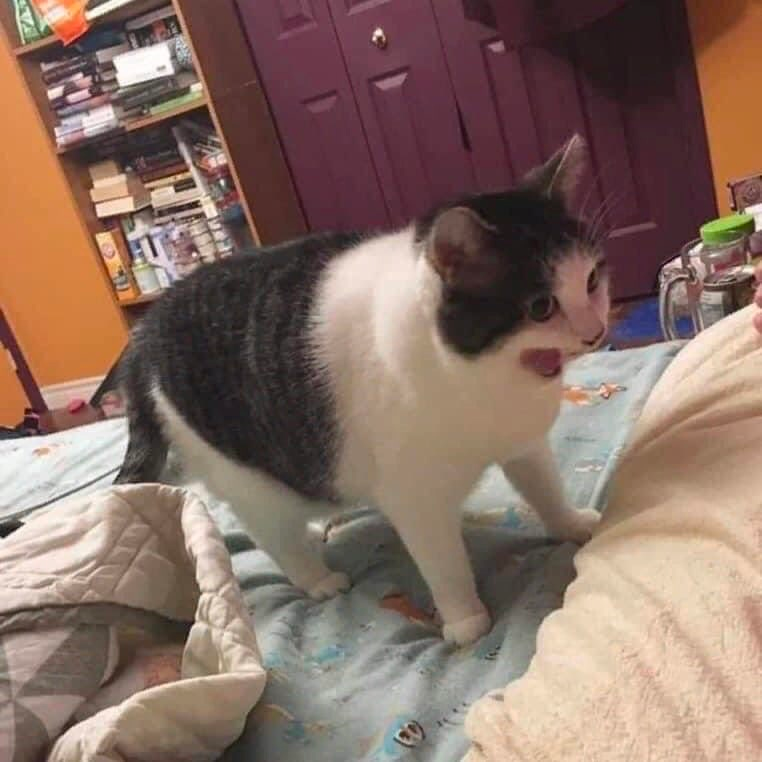
#> input picture samples/img.png, 762 x 762 px
$ python canny_edges.py ../samples/img.png
#> lines starting #> are read from the running program, lines starting #| are printed output that depends on the picture
import cv2
import sys

input_path = sys.argv[1]

img = cv2.imread(input_path, cv2.IMREAD_GRAYSCALE)
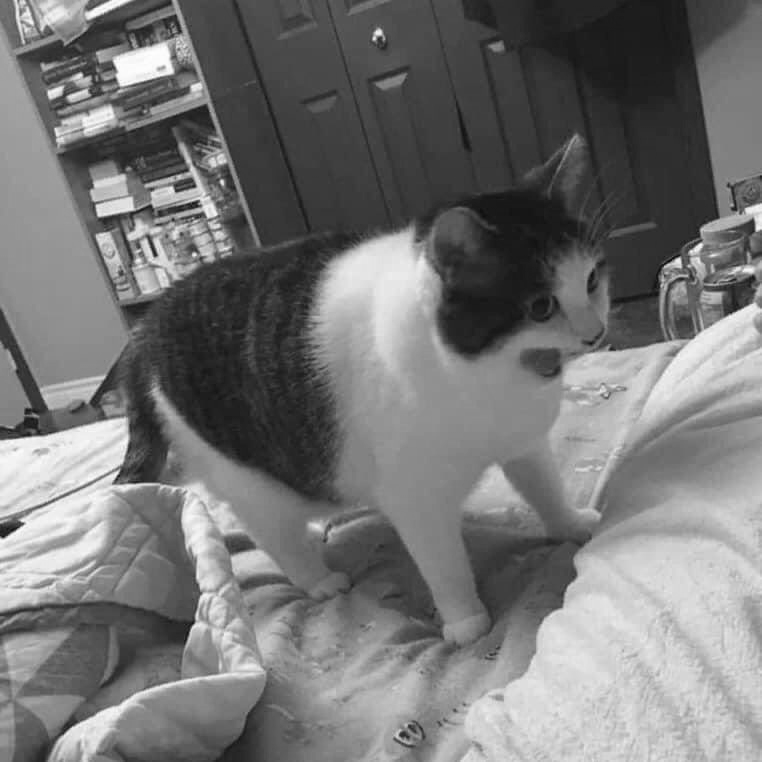
#> img: shape (762, 762); min 9, max 254, mean 117.2
edges = cv2.Canny(img, 100, 200)
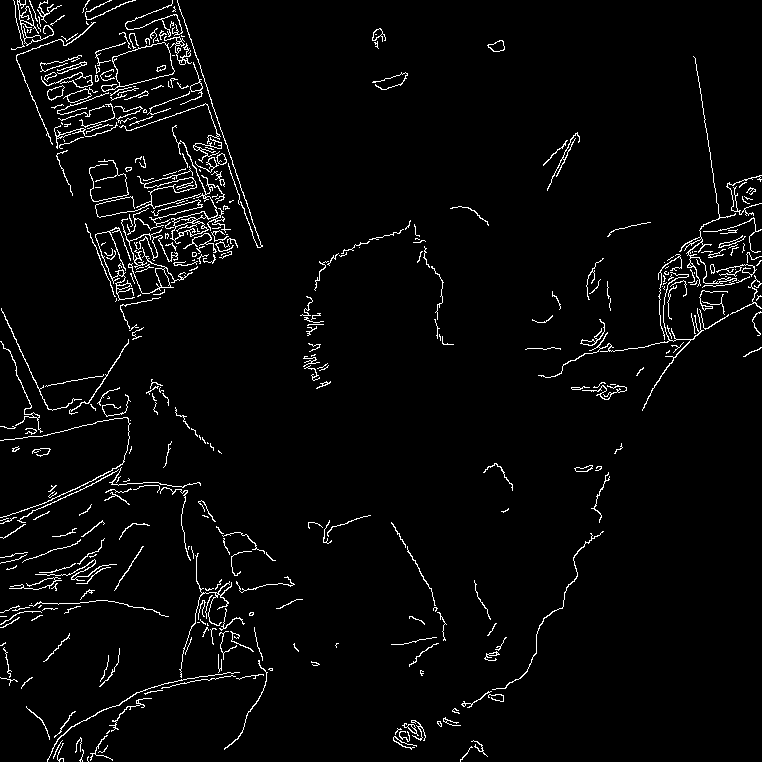
#> edges: shape (762, 762); 3.3% white in thin lines or dots

cv2.imshow("Canny edges", edges)
cv2.waitKey()
